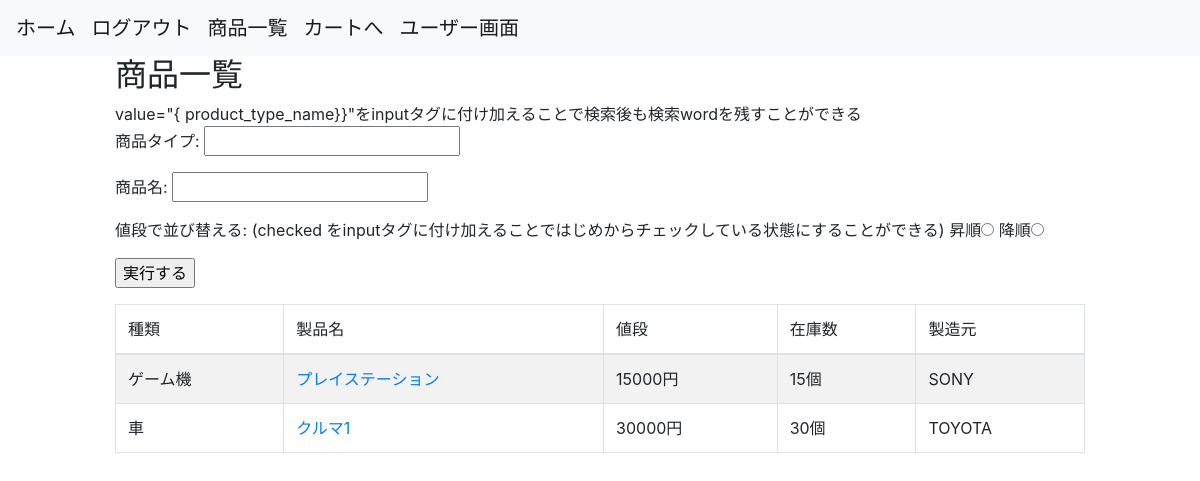
/stores/product_list (signed in), run on the app's committed database.
### stores/models.py (models this page shows, shortened)
class Products(models.Model):
    name = models.CharField(max_length=1000)
    price = models.IntegerField()
    stock = models.IntegerField()
    product_type = models.ForeignKey(ProductType,  on_delete=models.CASCADE)
    manufacturer = models.ForeignKey(
        Manufacturers,  on_delete=models.CASCADE
    )
    class Meta:
        db_table = 'products'

class ProductType(models.Model):
    name = models.CharField(max_length=1000)
    class Meta:
        db_table = 'product_types'

class Manufacturers(models.Model):
    name = models.CharField(max_length=1000)
    class Meta:
        db_table = 'manufacturers'

### stores/views.py (the view)
# urls.py: path('product_list', ProductListView.as_view(), name='product_list'),
class ProductListView(LoginRequiredMixin,ListView):
    model = Products
    template_name = os.path.join('stores', 'product_list.html')
    def get_queryset(self):
        query = super().get_queryset()
        product_type_name = self.request.GET.get('product_type_name', None) # 検索wordを取得
        product_name = self.request.GET.get('product_name', None)
        if product_type_name:
            query = query.filter(
                product_type__name=product_type_name
            )
        if product_name:
            query = query.filter(
                name=product_name
            )
        order_by_price = self.request.GET.get('order_by_price', None)
        if order_by_price == '1': #- '1' 文字列である必要あり!!
            query = query.order_by('price')
        elif order_by_price == '2':
            query = query.order_by('-price')
        return query
    def get_context_data(self, **kwargs):
        context = super().get_context_data(**kwargs)
        context["product_type_name"] = self.request.GET.get('product_type_name', '')
        context["product_name"] = self.request.GET.get('product_name', '')
        order_by_price = self.request.GET.get('order_by_price', 0)
        if order_by_price == '1':
            context['ascending'] = True
        elif order_by_price == '2':
            context['descending'] = True
        return context

### templates/stores/product_list.html (shortened to what this page needs)
{% extends "base.html" %}
{% block content %}
<div class="col-10 offset-1">
  <h2>商品一覧</h2>
    <form method="get" action="{% url 'stores:product_list' %}">
    value="{ product_type_name}}"をinputタグに付け加えることで検索後も検索wordを残すことができる
    <p>商品タイプ: <input type="text" name="product_type_name" value="{{product_type_name}}"></p>
    <p>商品名: <input type="text" name="product_name" value="{{product_name}}"></p>
    <p>値段で並び替える:
      (checked をinputタグに付け加えることではじめからチェックしている状態にすることができる)
      昇順<input type="radio" name="order_by_price" value="1" {% if ascending %}checked{% endif %}>
      降順<input type="radio" name="order_by_price" value="2"{% if descending %}checked{% endif %}></p>
    <p><input type="submit" value="実行する"></p>
  </form>
  <table class="table table-striped table-bordered">
    <thead>
      <tr>
        <td>種類</td>
        <td>製品名</td>
        <td>値段</td>
        <td>在庫数</td>
        <td>製造元</td>
      </tr>
    </thead>
    <tbody>
    {% for product in object_list %}
      <tr>
        <td>{{product.product_type.name}}</td>
        <td><a href="{% url 'stores:product_detail' pk=product.id%}">{{product.name}}</a></td>
        <td>{{product.price}}円</td>
        <td>{{product.stock}}個</td>
        <td>{{product.manufacturer.name}}</td>
      </tr>
    {% endfor %}
    </tbody>
  </table>
  {% endblock content %}

### data on the page
Products: product_type.name "ゲーム機", name "プレイステーション", price "15000", stock "15", manufacturer.name "SONY"
Products: product_type.name "車", name "クルマ1", price "30000", stock "30", manufacturer.name "TOYOTA"
